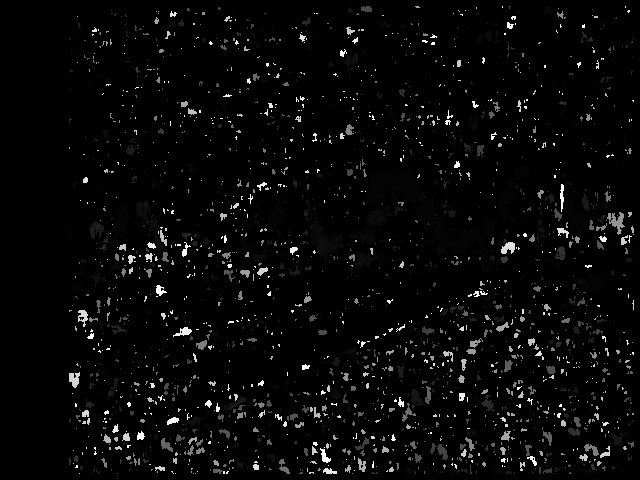
#> input picture main/Images/DepthMap0.jpg, 640 x 480 px, given in place of the camera
$ python SBM_no_analysis.py   (Python 2 division)   (older library calls are emulated)
#> lines starting #> are read from the running program, lines starting #| are printed output that depends on the picture
import cv2
import sys
import time
import numpy as np
from imutils.video import WebcamVideoStream
import imutils

#from matplotlib import pyplot as plt

def nothing(x):
    pass

# grab camera feeds
#capL = cv2.VideoCapture(1)
#capR = cv2.VideoCapture(0)

capL = WebcamVideoStream(src=1).start()
capR = WebcamVideoStream(src=0).start()


# initialize windows
WINDOW_L1 = 'undistorted left cam'
WINDOW_R1 = 'undistorted right cam'
cv2.namedWindow('Depth Map')
# [7 lines of commented-out code are left out]
undistMapL = np.load('calibration/undistortion_map_left.npy')
#> (reads stereo_vision/stereo_analysis/calibration/undistortion_map_left.npy from the repository)
undistMapR = np.load('calibration/undistortion_map_right.npy')
#> (reads main/calibration/undistortion_map_right.npy from the repository)
rectMapL = np.load('calibration/rectification_map_left.npy')
#> (reads stereo_vision/stereo_analysis/calibration/rectification_map_left.npy from the repository)
rectMapR = np.load('calibration/rectification_map_right.npy')
#> (reads main/calibration/rectification_map_right.npy from the repository)


#initialize blank frames
rectL = np.zeros((640,480,3),np.uint8)
rectR = np.zeros((640,480,3),np.uint8)


exec_time_sum = 0
i = 0


#contour detection


while (True):

    start_time = time.time()
    frameL = capL.read()
#> frameL is the input picture: shape (480, 640, 3); min 0, max 255, mean 8.2
    frameR = capR.read()


    #remap cameras to remove distortion
    rectL = cv2.remap(frameL, undistMapL, rectMapL, cv2.INTER_LINEAR)
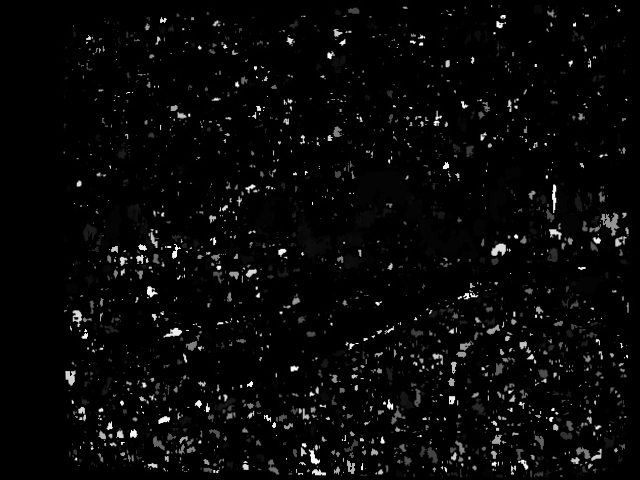
#> rectL: shape (480, 640, 3); min 0, max 255, mean 8.1
    rectR = cv2.remap(frameR, undistMapR, rectMapR, cv2.INTER_LINEAR)
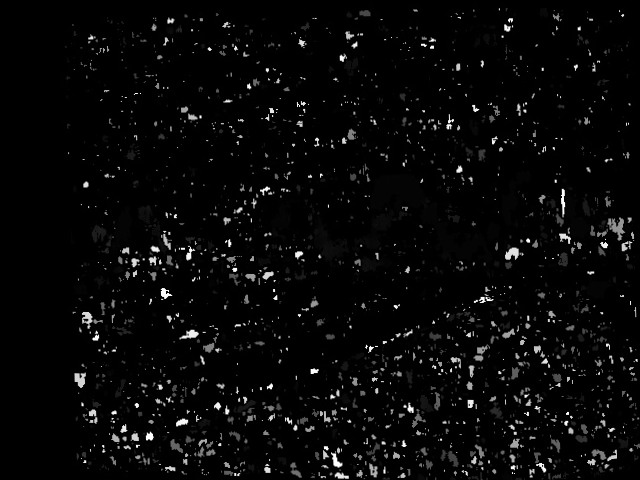
#> rectR: shape (480, 640, 3); min 0, max 255, mean 8.1


    #~~~~ DEPTH MAP PART ~~~~~~~
    # convert rectified from RGB to 8 bit grayscale
    grayRectL = cv2.cvtColor(rectL, cv2.COLOR_BGR2GRAY)
    grayRectR = cv2.cvtColor(rectR, cv2.COLOR_BGR2GRAY)
    grayFrameL = cv2.cvtColor(frameL, cv2.COLOR_BGR2GRAY)
    grayFrameR = cv2.cvtColor(frameR, cv2.COLOR_BGR2GRAY)

    #create depth map with sliders

    stereo = cv2.StereoBM_create(numDisparities=0, blockSize=17)

    disparity = stereo.compute(grayRectL,grayRectR).astype(np.float32)
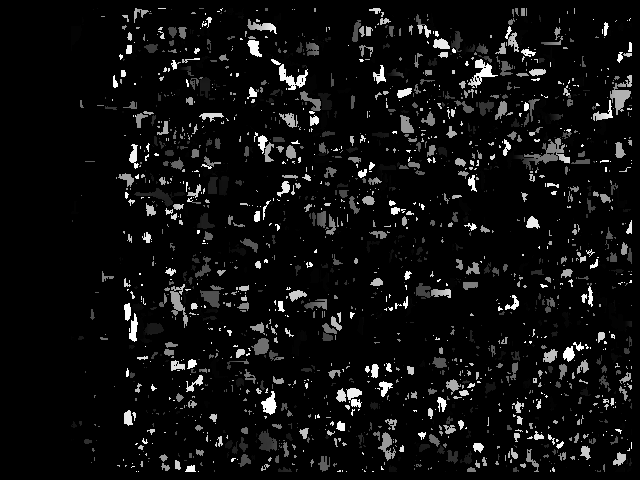
#> disparity: shape (480, 640) float32; min -16, max 1008, mean 47; drawn with min black and max white
    disparity = cv2.normalize(disparity, disparity, alpha=0, beta=255, norm_type=cv2.NORM_MINMAX, dtype=cv2.CV_8UC1)
    # [28 lines of commented-out code are left out]


    end_time = time.time()
    exec_time = end_time - start_time
    exec_time_sum += exec_time
    i += 1
    fps = 1.0/exec_time

    #cv2.imshow(WINDOW_L, frameL)
    #cv2.imshow(WINDOW_R, frameR)
    cv2.imshow(WINDOW_L1, rectL)
    cv2.imshow(WINDOW_R1, rectR)
    #cv2.imshow('Threshold', disparity_thresh_imm)
    cv2.imshow('Depth Map', disparity)
    #cv2.imshow('Shapes', disparity_contours)
    #cv2.imshow('Test', disparity_gaussian)

    if cv2.waitKey(1) & 0xFF == ord('q'):
#> (key q is pressed here)
        capL.stop()
        capR.stop()
        break


capL.stop()
capR.stop()
cv2.destroyAllWindows()

exec_time_avg = exec_time_sum/i
fps_avg = 1.0/exec_time_avg

print "Average Execution Time/Frame : %s" %exec_time_avg
print "Average FPS : %s" %fps_avg
